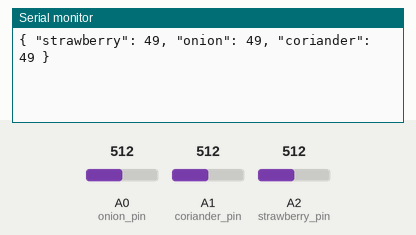
Recording of a sketch running on a simulated Arduino Uno, built with avr-gcc and run on an emulated ATmega328P. Shown: the last lines printed to the serial monitor. The inputs (shaded band) are chosen by the test bench; at power-on: A0 (onion_pin) = 512, A1 (coriander_pin) = 512, A2 (strawberry_pin) = 512.

Above: at 3.2 s.
3.3 s: A0 (onion_pin) set to 716
10.8 s: A1 (coriander_pin) set to 716
At 12.7 s:
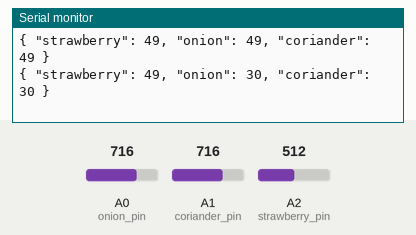
18.3 s: A2 (strawberry_pin) set to 716
At 22.8 s:
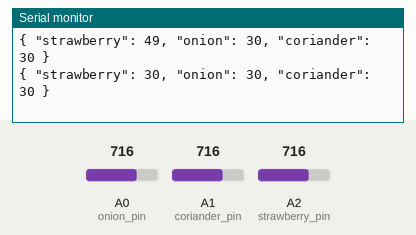
25.8 s: A0 (onion_pin) set to 900
At 32.9 s:
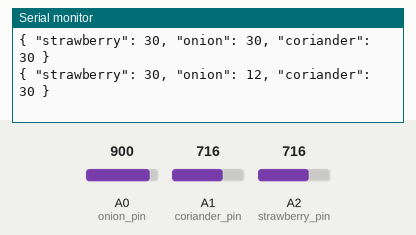
33.3 s: A1 (coriander_pin) set to 900
40.8 s: A2 (strawberry_pin) set to 900
At 42.9 s:
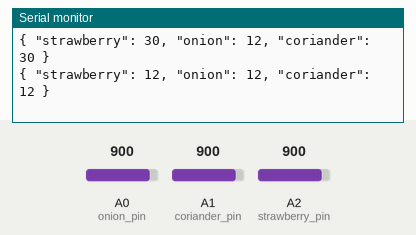
Timing chart, 0 to 44.4 s (numbered marks = the images above; inputs shaded):
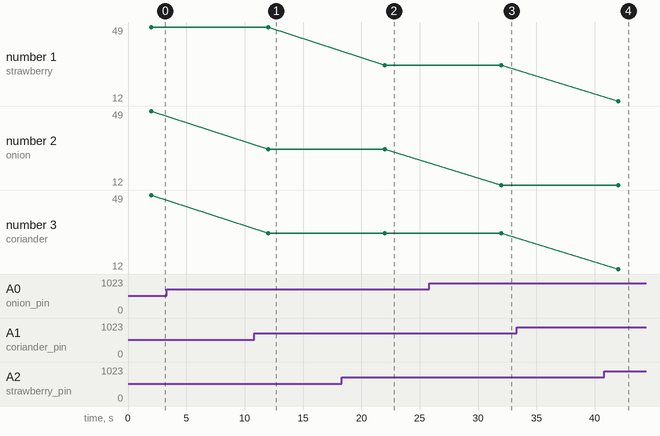

Measured:
- after the input at 10.8 s, the serial monitor: prints a new line after 1.2 s (image 1)
- after the input at 18.3 s, the serial monitor: prints a new line after 3.7 s (image 2)
- after the input at 25.8 s, the serial monitor: prints a new line after 6.2 s (image 3)
- after the input at 40.8 s, the serial monitor: prints a new line after 1.2 s (image 4)
- plotted number 2: 30 → 12 after the input at 25.8 s

The sketch:

saladuino.ino
```cpp
int onion_pin = A0;
int coriander_pin = A1;
int strawberry_pin = A2;

int onion_sensor;
int coriander_sensor;
int strawberry_sensor;

int onion_value;
int coriander_value;
int strawberry_value;


void setup() {
  Serial.begin(9600);
  delay(2000);
}

void loop() {
  onion_sensor = analogRead(onion_pin);
  coriander_sensor = analogRead(coriander_pin);
  strawberry_sensor = analogRead(strawberry_pin);

  onion_value = map(onion_sensor,1023,0,0,100);
  coriander_value = map(coriander_sensor,1023,0,0,100);
  strawberry_value = map(strawberry_sensor,1023,0,0,100);

  // { "strawberry": 33, "onion": 44, "coriander": 55 }
  Serial.print("{ \"strawberry\": ");
  Serial.print(strawberry_value);
  Serial.print(", \"onion\": ");
  Serial.print(onion_value);
  Serial.print(", \"coriander\": ");
  Serial.print(coriander_value);
  Serial.println(" }");
  delay(10000);
}
```
